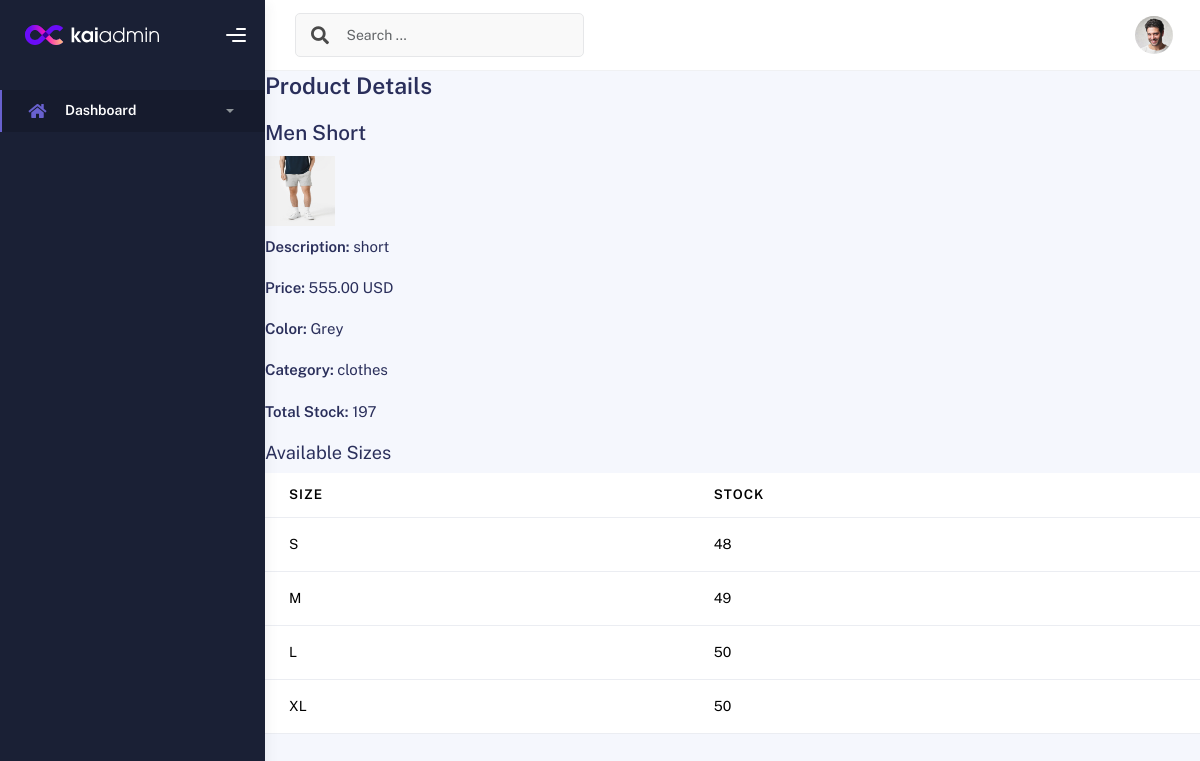
Page /admin/detail_product.php?product_id=34 (signed in) on the committed database.
### tables this page shows
CREATE TABLE `products` (
  `product_id` int(11) NOT NULL,
  `product_name` varchar(100) NOT NULL,
  `product_category` varchar(100) NOT NULL,
  `product_description` varchar(255) NOT NULL,
  `product_image` varchar(255) NOT NULL,
  `product_image2` varchar(255) NOT NULL,
  `product_image3` varchar(255) NOT NULL,
  `product_image4` varchar(255) NOT NULL,
  `product_price` decimal(6,2) NOT NULL,
  `product_color` varchar(100) NOT NULL,
  `product_stock` int(11) DEFAULT NULL
);

CREATE TABLE `product_sizes` (
  `product_size_id` int(11) NOT NULL,
  `product_id` int(11) DEFAULT NULL,
  `size_id` int(11) DEFAULT NULL,
  `stock` int(11) NOT NULL,
  `created_at` timestamp NOT NULL DEFAULT current_timestamp(),
  `updated_at` timestamp NOT NULL DEFAULT current_timestamp() ON UPDATE current_timestamp()
);

CREATE TABLE `sizes` (
  `size_id` int(11) NOT NULL,
  `size_name` varchar(50) NOT NULL,
  `size_type` enum('shoe','clothes') NOT NULL,
  `created_at` timestamp NOT NULL DEFAULT current_timestamp(),
  `updated_at` timestamp NOT NULL DEFAULT current_timestamp() ON UPDATE current_timestamp()
);

### admin/detail_product.php (the view, shortened to what this page needs)
<?php
include('header.php');
if (isset($_GET['product_id'])) {
    $product_id = $_GET['product_id'];
    $stmt = $conn->prepare("SELECT * FROM products WHERE product_id = ?");
    $stmt->bind_param('i', $product_id);
    $stmt->execute();
    $product_result = $stmt->get_result();
    if ($product_result->num_rows > 0) {
        $product = $product_result->fetch_assoc();
        $size_stmt = $conn->prepare("SELECT ps.size_id, ps.stock, s.size_name FROM product_sizes ps JOIN sizes s ON ps.size_id = s.size_id WHERE ps.product_id = ?");
        $size_stmt->bind_param('i', $product_id);
        $size_stmt->execute();
        $sizes_result = $size_stmt->get_result();
        $product_sizes = $sizes_result->fetch_all(MYSQLI_ASSOC);
    } else {
        echo "Product not found.";
        exit;
    }
} else {
    echo "Invalid access.";
    exit;
}
?>
    <div class="container">
        <h3 class="fw-bold mb-3">Product Details</h3>
        <div class="product-details">
            <h4><?php echo $product['product_name']; ?></h4>
            <h4> <img src="<?php echo "../assets/images/". $product['product_image']; ?>" style="width: 70px; height:70px;"/></h4>
            <p><strong>Description:</strong> <?php echo $product['product_description']; ?></p>
            <p><strong>Price:</strong> <?php echo number_format($product['product_price'], 2); ?> USD</p>
            <p><strong>Color:</strong> <?php echo $product['product_color']; ?></p>
            <p><strong>Category:</strong> <?php echo $product['product_category']; ?></p>
            <p><strong>Total Stock:</strong> <?php echo $product['product_stock']; ?></p>
            <h5>Available Sizes</h5>
            <table class="table">
                <thead>
                    <tr>
                        <th>Size</th>
                        <th>Stock</th>
                    </tr>
                </thead>
                <tbody>
                    <?php if (count($product_sizes) > 0): ?>
                        <?php foreach ($product_sizes as $size): ?>
                            <tr>
                                <td><?php echo $size['size_name']; ?></td>
                                <td><?php echo $size['stock']; ?></td>
                            </tr>
                        <?php endforeach; ?>
                    <?php else: ?>
                        <tr>
                            <td colspan="2">No sizes available for this product.</td>
                        </tr>
                    <?php endif; ?>
                </tbody>
            </table>
        </div>
    </div>

### rows in the picture
products: product_name "Men Short", product_image (picture), product_description "short", product_price "555.00", product_color "Grey", product_category "clothes", product_stock "197"
product_sizes: size.size_name "S", stock "48"
product_sizes: size.size_name "M", stock "49"
product_sizes: size.size_name "L", stock "50"
product_sizes: size.size_name "XL", stock "50"
